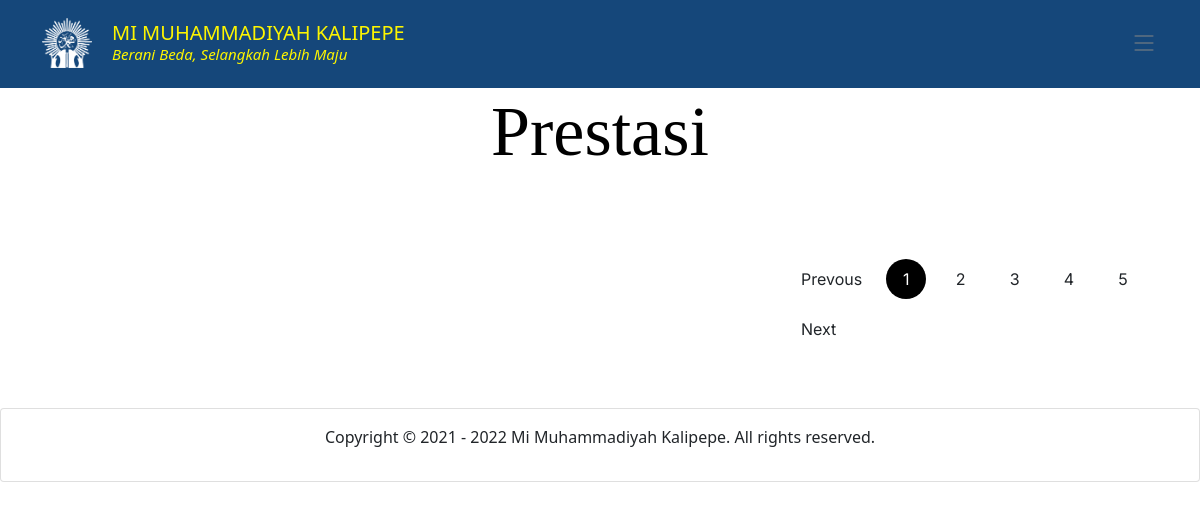
/index.php/home/prestasi, run on an earlier commit of the app's database.
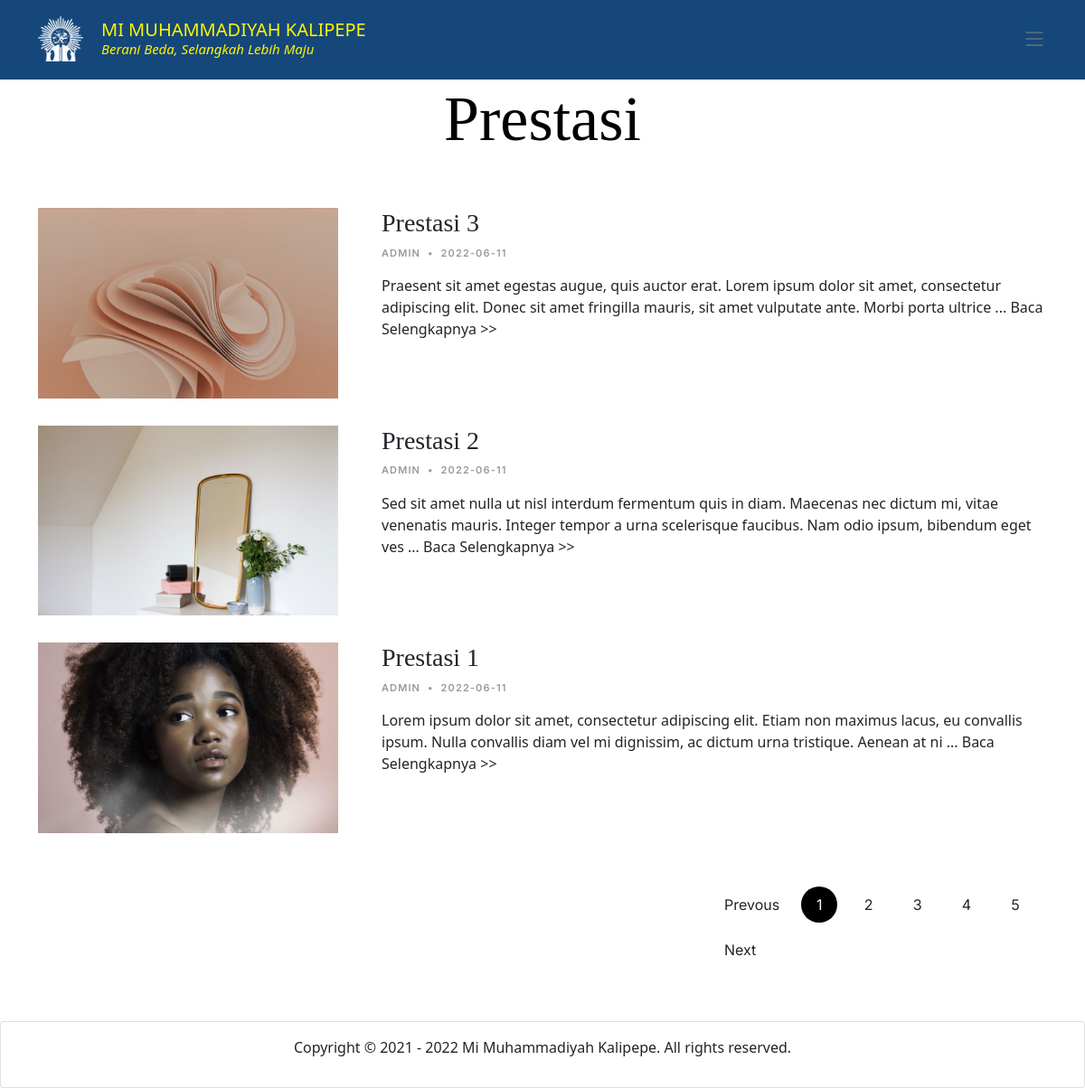
And on a later commit of the database.
### tables this page shows
CREATE TABLE `tb_prestasi` (
  `id_prestasi` int(11) NOT NULL,
  `judul_prestasi` longtext NOT NULL,
  `isi_prestasi` longtext NOT NULL,
  `tanggal_prestasi` date NOT NULL,
  `gambar_prestasi` varchar(64) NOT NULL,
  `author` varchar(32) NOT NULL
);

### application/controllers/Home.php (called while the page is built, shortened)
<?php
class Home extends CI_Controller {
	public function __construct(){
		$this->load->model('main_model','', TRUE);
		$this->load->model('m_app','', TRUE);
		$this->load->library('pagination');
		$this->load->helper('url');
	}
	public function prestasi(){
		$data['prestasi'] = $this->main_model->getPrestasi()->result();
		$this->load->view('prestasi',$data);
	}
}

### index.php (called while the page is built, shortened)
<?php
require_once BASEPATH.'core/CodeIgniter.php';

### application/models/Main_model.php (called while the page is built, shortened)
<?php
class Main_model extends CI_Model{
	function getPrestasi(){
		$this->db->order_by("id_prestasi", "desc");
		return $this->db->get('tb_prestasi');
	}
}
 ?>

### application/views/prestasi.php (the view, shortened to what this page needs)
<!DOCTYPE html>
<html lang="en">
<head>
  <?php $this->load->view('_template/head') ?>
</head>
<body>
  <?php $this->load->view('_template/header') ?>
  <main id="main">
    <section>
      <div class="container">
        <div class="row">
          <div class="col-lg-12 text-center mb-5">
            <h1 class="page-title">Prestasi</h1>
          </div>
        </div>
        <div class="row">
          <?php foreach ($prestasi as $p) { ?>
          <div class="col-md-4">
            <div class="post-entry-2">
              <a href="<?php echo base_url('prestasi-detail/'.$p->id_prestasi) ?>" class="me-4 thumbnail mb-4 mb-lg-0 d-inline-block">
                <img src="<?php echo base_url().'assets/foto/fotoprestasi/'.$p->gambar_prestasi ?>" alt="" class="img-fluid">
              </a>
            </div>
          </div>
          <div class="col-md-8">
            <h3><a href="<?php echo base_url('prestasi-detail/'.$p->id_prestasi) ?>"><?php echo $p->judul_prestasi ?></a></h3>
            <div class="post-meta">
              <span class="date"><?php echo $p->author ?></span>
              <span class="mx-1">&bullet;</span>
              <span><?php echo $p->tanggal_prestasi ?></span>
            </div>
            <p><?php echo substr($p->isi_prestasi,0, 200) ?> <a href="<?php echo base_url('prestasi-detail/'.$p->id_prestasi) ?>">... Baca Selengkapnya >></a></p>
          </div>
          <?php } ?>
        </div>
        <div class="d-md-flex post-entry-2 half">
          <div class="col-md-8"></div>
          <div class="text-start py-4">
            <div class="custom-pagination">
              <a href="#" class="prev">Prevous</a>
              <a href="#" class="active">1</a>
              <a href="#">2</a>
              <a href="#">3</a>
              <a href="#">4</a>
              <a href="#">5</a>
              <a href="#" class="next">Next</a>
            </div>
          </div>
        </div>
      </div>
    </section>
  </main>
    <?php $this->load->view('_template/copyright') ?>
</body>
</html>

### application/views/_template/head.php (shortened to what this page needs)
<link href="<?php echo base_url('assets/main/vendor/bootstrap/css/bootstrap.min.css') ?>" rel="stylesheet">
<link href="<?php echo base_url('assets/main/vendor/bootstrap-icons/bootstrap-icons.css') ?>" rel="stylesheet">
<link href="<?php echo base_url('assets/main/vendor/swiper/swiper-bundle.min.css') ?>" rel="stylesheet">
<link href="<?php echo base_url('assets/main/vendor/glightbox/css/glightbox.min.css') ?>" rel="stylesheet">
<link href="<?php echo base_url('assets/main/vendor/aos/aos.css') ?>" rel="stylesheet">
<link href="<?php echo base_url('assets/main/css/variables.css') ?>" rel="stylesheet">
<link href="<?php echo base_url('assets/main/css/main.css') ?>" rel="stylesheet">

### application/views/_template/header.php (shortened to what this page needs)
<header id="header" class="header d-flex align-items-center fixed-top">
  <div class="container-fluid container-xl d-flex align-items-center justify-content-between">
    <div class="brand">
      <img src="<?php echo base_url('assets/logo.png') ?>" width="50" height="50">
      <div class="brand-name">
       <h1>MI MUHAMMADIYAH KALIPEPE</h1>
       <h3>Berani beda, selangkah lebih maju</h3>
      </div>
    </div>
    <div class="position-relative">
      <i class="bi bi-list mobile-nav-toggle"></i>
    </div>
  </div>
</header>

### application/views/_template/copyright.php
<div class="card text-center">
  <div class="card-body">
      <p>Copyright &copy; 2021 - <?php echo date("Y"); ?> Mi Muhammadiyah Kalipepe. All rights reserved.</p>
  </div>
</div>

### assets/main/css/main.css (style rules this page uses)
:root { scroll-behavior: smooth; }
body { color: rgba(var(--color-primary-rgb), 1); }
a { color: var(--color-links); text-decoration: none; }
h1, h2, h3, h4, h5, h6 { font-family: var(--font-primary); }
#main { margin-top: 90px; }
.brand { display: flex; }
.brand img { margin-right: 20px; }
.brand .brand-name h1 { margin-top:3px; padding-top:0px; font-size: 20px; font-family: Raleway, 'Segoe UI', Tahoma, Geneva, Verdana, sans-serif; }
.brand .brand-name h3 { text-transform: capitalize; margin-top:-10px; padding-top:2px; font-size: 15px; font-family: Raleway, 'Segoe UI', Tahoma, Geneva, Verdana, sans-serif; font-style: oblique; }
section { overflow: hidden; }
.page-title { font-size: 70px; color: var(--color-black); }
.header { height: 90px; transition: all 0.5s; z-index: 997; background: #15477A; color: #FDF500; border-bottom: 2px solid white; }
section { scroll-margin-top: 70px; }
.mobile-nav-toggle { display: none; }
@media (max-width: 1279px) { .mobile-nav-toggle { display: inline-block; color: var(--color-secondary); font-size: 28px; cursor: pointer; line-height: 0; transition: 0.5s; } }
.post-meta { font-size: 11px; letter-spacing: 0.07rem; text-transform: uppercase; font-weight: 600; font-family: var(--font-secondary); color: rgba(var(--color-black-rgb), 0.4); margin-bottom: 10px; }
.post-entry-2 { margin-bottom: 30px; }
.post-entry-2 .thumbnail { flex: 0 0 65%; }
.custom-pagination a { display: inline-block; width: 40px; height: 40px; line-height: 40px; text-align: center; border-radius: 50%; font-family: var(--font-secondary); margin: 5px; transition: 0.3s all ease; }
.custom-pagination a.active { background: var(--color-black); color: var(--color-white); }
.custom-pagination a.prev, .custom-pagination a.next { width: auto !important; border-radius: 4px; padding-left: 10px; padding-right: 10px; }

What changed in the data, as far as the page shows it:
added tb_prestasi: gambar_prestasi (picture), judul_prestasi "Prestasi 3", author "ADMIN", tanggal_prestasi "2022-06-11", isi_prestasi "Praesent sit amet egestas augue, quis auctor erat. Lorem ipsum dolor sit amet, consectetur adipiscing elit. Donec sit amet fringilla mauris, sit amet vulputate ante. Morbi porta ultrice"
added tb_prestasi: gambar_prestasi (picture), judul_prestasi "Prestasi 2", author "ADMIN", tanggal_prestasi "2022-06-11", isi_prestasi "Sed sit amet nulla ut nisl interdum fermentum quis in diam. Maecenas nec dictum mi, vitae venenatis mauris. Integer tempor a urna scelerisque faucibus. Nam odio ipsum, bibendum eget ves"
added tb_prestasi: gambar_prestasi (picture), judul_prestasi "Prestasi 1", author "ADMIN", tanggal_prestasi "2022-06-11", isi_prestasi "Lorem ipsum dolor sit amet, consectetur adipiscing elit. Etiam non maximus lacus, eu convallis ipsum. Nulla convallis diam vel mi dignissim, ac dictum urna tristique. Aenean at ni"
